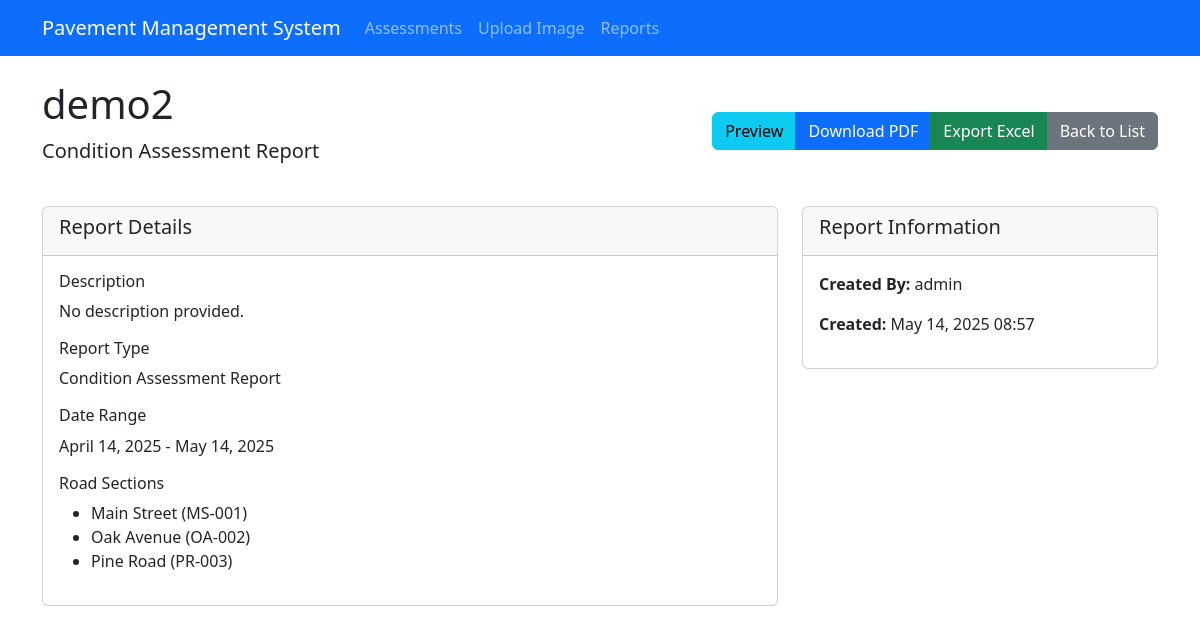
Page /reports/2/ (signed in) on the committed database.
### reports/models.py (models this page shows, shortened)
class Report(models.Model):
    REPORT_TYPES = [
        ('condition', 'Condition Assessment Report'),
        ('maintenance', 'Maintenance Planning Report'),
        ('network', 'Network Overview Report'),
        ('budget', 'Budget Allocation Report'),
        ('custom', 'Custom Report'),
    ]
    title = models.CharField(max_length=200)
    report_type = models.CharField(max_length=20, choices=REPORT_TYPES)
    created_at = models.DateTimeField(default=timezone.now)
    created_by = models.ForeignKey(User, on_delete=models.CASCADE)
    road_sections = models.ManyToManyField(RoadSection, blank=True)
    date_range_start = models.DateField(null=True, blank=True)
    date_range_end = models.DateField(null=True, blank=True)
    description = models.TextField(blank=True)
    pdf_file = models.FileField(upload_to='reports/pdf/', null=True, blank=True)
    parameters = models.JSONField(null=True, blank=True)  # 存储报表参数
    class Meta:
        ordering = ['-created_at']

### inventory/models.py (models this page shows, shortened)
class RoadSection(models.Model):
    name = models.CharField(max_length=100)
    road_id = models.CharField(max_length=50, unique=True)
    length = models.FloatField(help_text="Length in meters")
    width = models.FloatField(help_text="Width in meters")
    surface_type = models.CharField(max_length=50)
    construction_date = models.DateField(null=True, blank=True)
    last_maintenance_date = models.DateField(null=True, blank=True)
    geometry_data = models.TextField(null=True, blank=True, help_text="Geometry data in GeoJSON or WKT format")

### reports/views.py (the view)
# urls.py: path('reports/<int:pk>/', ReportDetailView.as_view(), name='report_detail'),
class ReportDetailView(LoginRequiredMixin, DetailView):
    model = Report
    template_name = 'reports/report_detail.html'

### templates/reports/report_detail.html (shortened to what this page needs)
{% extends 'base.html' %}
{% block content %}
<div class="d-flex justify-content-between align-items-center mb-4">
    <div>
        <h1>{{ object.title }}</h1>
        <p class="lead">{{ object.get_report_type_display }}</p>
    </div>
    <div class="btn-group">
        <a href="{% url 'report_preview' object.id %}" class="btn btn-info">Preview</a>
        <a href="{% url 'download_report_pdf' object.id %}" class="btn btn-primary">Download PDF</a>
        <a href="{% url 'export_report_excel' object.id %}" class="btn btn-success">Export Excel</a>
        <a href="{% url 'report_list' %}" class="btn btn-secondary">Back to List</a>
    </div>
</div>
<div class="row">
    <div class="col-md-8">
        <div class="card mb-4">
            <div class="card-header">
                <h5>Report Details</h5>
            </div>
            <div class="card-body">
                <div class="mb-3">
                    <h6>Description</h6>
                    <p>{{ object.description|default:"No description provided." }}</p>
                </div>
                <div class="mb-3">
                    <h6>Report Type</h6>
                    <p>{{ object.get_report_type_display }}</p>
                </div>
                <div class="mb-3">
                    <h6>Date Range</h6>
                    {% if object.date_range_start and object.date_range_end %}
                    <p>{{ object.date_range_start|date:"F d, Y" }} - {{ object.date_range_end|date:"F d, Y" }}</p>
                    {% else %}
                    <p>No date range specified</p>
                    {% endif %}
                </div>
                <div class="mb-3">
                    <h6>Road Sections</h6>
                    {% if object.road_sections.exists %}
                    <ul>
                        {% for road in object.road_sections.all %}
                        <li>{{ road.name }} ({{ road.road_id }})</li>
                        {% endfor %}
                    </ul>
                    {% else %}
                    <p>All road sections</p>
                    {% endif %}
                </div>
            </div>
        </div>
    </div>
    <div class="col-md-4">
        <div class="card">
            <div class="card-header">
                <h5>Report Information</h5>
            </div>
            <div class="card-body">
                <p><strong>Created By:</strong> {{ object.created_by.get_full_name|default:object.created_by.username }}</p>
                <p><strong>Created:</strong> {{ object.created_at|date:"F d, Y H:i" }}</p>
            </div>
        </div>
    </div>
</div>
{% endblock %}

### rows in the picture
Report: title "demo2", report_type "Condition Assessment Report", description "No description provided.", date_range_start "April 14, 2025", date_range_end "May 14, 2025", created_by.get_full_name "admin", created_at "May 14, 2025 08:57"
RoadSection: name "Main Street", road_id "MS-001"
RoadSection: name "Oak Avenue", road_id "OA-002"
RoadSection: name "Pine Road", road_id "PR-003"
